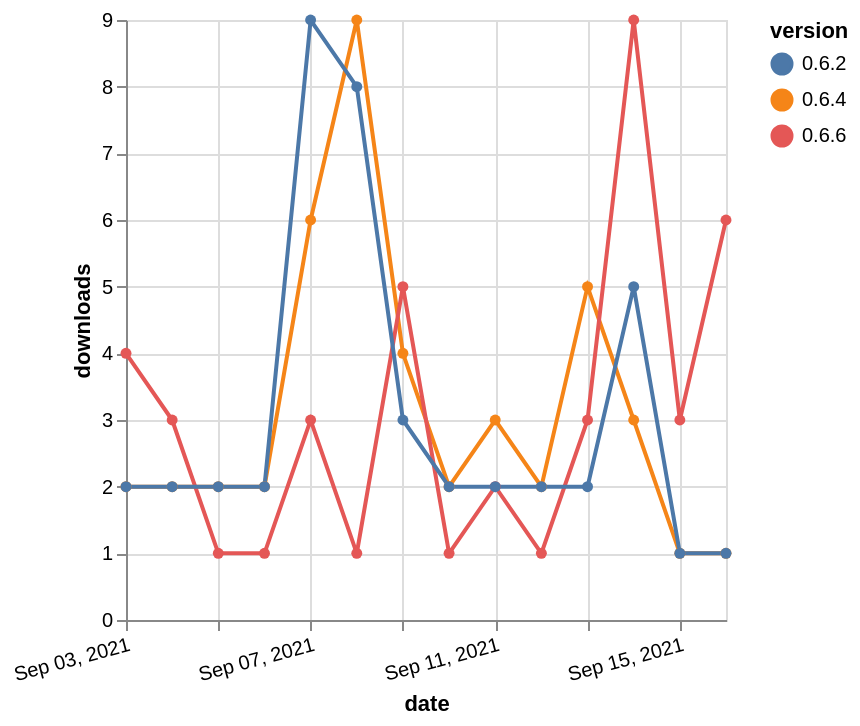

Describe this chart as a Vega-Lite specification.
### Vega-Lite specification from a JSON file in a GitHub repository (floating-point values rounded to 4 significant figures)
{"$schema": "https://vega.github.io/schema/vega-lite/v5.json", "description": "A simple bar chart with embedded data.", "data": {"values": [{"date": "2021-09-03", "total": 15688, "delta": 2, "version": "0.6.4"}, {"date": "2021-09-04", "total": 15690, "delta": 2, "version": "0.6.4"}, {"date": "2021-09-05", "total": 15692, "delta": 2, "version": "0.6.4"}, {"date": "2021-09-06", "total": 15694, "delta": 2, "version": "0.6.4"}, {"date": "2021-09-07", "total": 15700, "delta": 6, "version": "0.6.4"}, {"date": "2021-09-08", "total": 15709, "delta": 9, "version": "0.6.4"}, {"date": "2021-09-09", "total": 15713, "delta": 4, "version": "0.6.4"}, {"date": "2021-09-10", "total": 15715, "delta": 2, "version": "0.6.4"}, {"date": "2021-09-11", "total": 15718, "delta": 3, "version": "0.6.4"}, {"date": "2021-09-12", "total": 15720, "delta": 2, "version": "0.6.4"}, {"date": "2021-09-13", "total": 15725, "delta": 5, "version": "0.6.4"}, {"date": "2021-09-14", "total": 15728, "delta": 3, "version": "0.6.4"}, {"date": "2021-09-15", "total": 15729, "delta": 1, "version": "0.6.4"}, {"date": "2021-09-16", "total": 15730, "delta": 1, "version": "0.6.4"}, {"date": "2021-09-03", "total": 2376, "delta": 4, "version": "0.6.6"}, {"date": "2021-09-04", "total": 2379, "delta": 3, "version": "0.6.6"}, {"date": "2021-09-05", "total": 2380, "delta": 1, "version": "0.6.6"}, {"date": "2021-09-06", "total": 2381, "delta": 1, "version": "0.6.6"}, {"date": "2021-09-07", "total": 2384, "delta": 3, "version": "0.6.6"}, {"date": "2021-09-08", "total": 2385, "delta": 1, "version": "0.6.6"}, {"date": "2021-09-09", "total": 2390, "delta": 5, "version": "0.6.6"}, {"date": "2021-09-10", "total": 2391, "delta": 1, "version": "0.6.6"}, {"date": "2021-09-11", "total": 2393, "delta": 2, "version": "0.6.6"}, {"date": "2021-09-12", "total": 2394, "delta": 1, "version": "0.6.6"}, {"date": "2021-09-13", "total": 2397, "delta": 3, "version": "0.6.6"}, {"date": "2021-09-14", "total": 2406, "delta": 9, "version": "0.6.6"}, {"date": "2021-09-15", "total": 2409, "delta": 3, "version": "0.6.6"}, {"date": "2021-09-16", "total": 2415, "delta": 6, "version": "0.6.6"}, {"date": "2021-09-03", "total": 8674, "delta": 2, "version": "0.6.2"}, {"date": "2021-09-04", "total": 8676, "delta": 2, "version": "0.6.2"}, {"date": "2021-09-05", "total": 8678, "delta": 2, "version": "0.6.2"}, {"date": "2021-09-06", "total": 8680, "delta": 2, "version": "0.6.2"}, {"date": "2021-09-07", "total": 8689, "delta": 9, "version": "0.6.2"}, {"date": "2021-09-08", "total": 8697, "delta": 8, "version": "0.6.2"}, {"date": "2021-09-09", "total": 8700, "delta": 3, "version": "0.6.2"}, {"date": "2021-09-10", "total": 8702, "delta": 2, "version": "0.6.2"}, {"date": "2021-09-11", "total": 8704, "delta": 2, "version": "0.6.2"}, {"date": "2021-09-12", "total": 8706, "delta": 2, "version": "0.6.2"}, {"date": "2021-09-13", "total": 8708, "delta": 2, "version": "0.6.2"}, {"date": "2021-09-14", "total": 8713, "delta": 5, "version": "0.6.2"}, {"date": "2021-09-15", "total": 8714, "delta": 1, "version": "0.6.2"}, {"date": "2021-09-16", "total": 8715, "delta": 1, "version": "0.6.2"}]}, "width": "container", "mark": {"type": "line", "point": {"filled": true}}, "encoding": {"x": {"field": "date", "type": "temporal", "timeUnit": "yearmonthdate", "title": "date", "axis": {"labelAngle": -15}}, "y": {"field": "delta", "type": "quantitative", "title": "downloads"}, "color": {"field": "version", "type": "nominal"}, "tooltip": {"field": "delta"}}}
